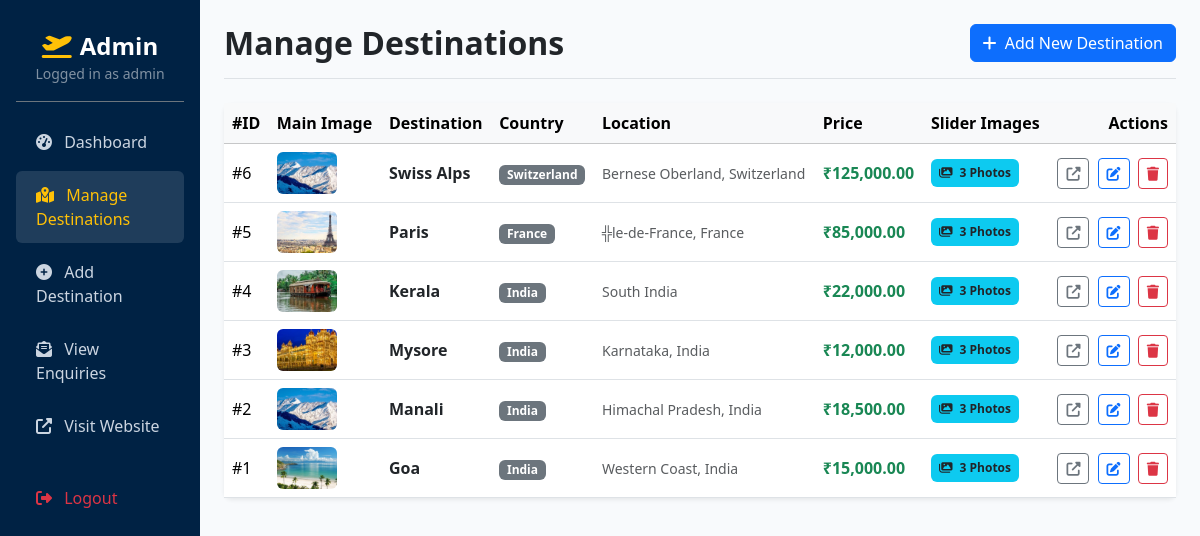
/admin/destinations.php (signed in), run on the app's committed database.
### tables this page shows
CREATE TABLE `destinations` (
  `destination_id` int(11) NOT NULL AUTO_INCREMENT,
  `country_name` varchar(100) NOT NULL,
  `destination_name` varchar(150) NOT NULL,
  `location` varchar(150) DEFAULT NULL,
  `description` text DEFAULT NULL,
  `attractions` text DEFAULT NULL,
  `best_time_to_visit` varchar(100) DEFAULT NULL,
  `price` decimal(10,2) DEFAULT 0.00,
  `main_image` varchar(255) DEFAULT NULL,
  `created_at` timestamp NOT NULL DEFAULT current_timestamp(),
  PRIMARY KEY (`destination_id`)
);

### admin/destinations.php (the view, shortened to what this page needs)
<?php
require_once '../db.php';
$sql = "SELECT d.*, COUNT(di.image_id) AS gallery_count
        FROM destinations d
        LEFT JOIN destination_images di ON d.destination_id = di.destination_id
        GROUP BY d.destination_id
        ORDER BY d.destination_id DESC";
$result = $conn->query($sql);
?>
<!DOCTYPE html>
<html lang="en">
<head>
    <link href="https://cdn.jsdelivr.net/npm/bootstrap@5.3.2/dist/css/bootstrap.min.css" rel="stylesheet">
    <link rel="stylesheet" href="https://cdnjs.cloudflare.com/ajax/libs/font-awesome/6.4.2/css/all.min.css">
</head>
<body>
<div class="container-fluid">
    <div class="row">
        <div class="col-md-3 col-lg-2 admin-sidebar p-3 d-none d-md-block">
            <div class="text-center py-3 border-bottom border-secondary mb-3">
                <h4 class="fw-bold mb-0 text-white"><i class="fas fa-plane-departure text-warning me-2"></i>Admin</h4>
                <small class="text-white-50">Logged in as <?php echo htmlspecialchars($_SESSION['admin_username']); ?></small>
            </div>
            <nav>
                <a href="index.php"><i class="fas fa-tachometer-alt me-2"></i> Dashboard</a>
                <a href="destinations.php" class="active"><i class="fas fa-map-marked-alt me-2"></i> Manage Destinations</a>
                <a href="add_destination.php"><i class="fas fa-plus-circle me-2"></i> Add Destination</a>
                <a href="enquiries.php"><i class="fas fa-envelope-open-text me-2"></i> View Enquiries</a>
                <a href="../index.php" target="_blank"><i class="fas fa-external-link-alt me-2"></i> Visit Website</a>
                <a href="logout.php" class="text-danger mt-4"><i class="fas fa-sign-out-alt me-2"></i> Logout</a>
            </nav>
        </div>
        <div class="col-md-9 col-lg-10 p-4">
            <div class="d-flex justify-content-between align-items-center mb-4 pb-3 border-bottom">
                <h2 class="fw-bold text-dark mb-0">Manage Destinations</h2>
                <a href="add_destination.php" class="btn btn-primary"><i class="fas fa-plus me-1"></i> Add New Destination</a>
            </div>
            <div class="card border-0 shadow-sm rounded-3">
                <div class="table-responsive">
                    <table class="table table-hover align-middle mb-0">
                        <thead class="table-light">
                            <tr>
                                <th>#ID</th>
                                <th>Main Image</th>
                                <th>Destination</th>
                                <th>Country</th>
                                <th>Location</th>
                                <th>Price</th>
                                <th>Slider Images</th>
                                <th class="text-end">Actions</th>
                            </tr>
                        </thead>
                        <tbody>
                            <?php if ($result && $result->num_rows > 0): ?>
                                <?php while($row = $result->fetch_assoc()): ?>
                                    <tr>
                                        <td>#<?php echo $row['destination_id']; ?></td>
                                        <td>
                                            <img src="../<?php echo htmlspecialchars($row['main_image']); ?>"
                                                 alt="Image" class="rounded" style="width: 60px; height: 42px; object-fit: cover;"
                                                 onerror="this.src='../assets/images/goa.jpg';">
                                        </td>
                                        <td class="fw-bold text-dark"><?php echo htmlspecialchars($row['destination_name']); ?></td>
                                        <td><span class="badge bg-secondary"><?php echo htmlspecialchars($row['country_name']); ?></span></td>
                                        <td class="small text-muted"><?php echo htmlspecialchars($row['location'] ?? 'N/A'); ?></td>
                                        <td class="text-success fw-bold">₹<?php echo number_format($row['price'], 2); ?></td>
                                        <td>
                                            <a href="destination_images.php?id=<?php echo $row['destination_id']; ?>" class="badge bg-info text-dark text-decoration-none p-2">
                                                <i class="fas fa-images me-1"></i> <?php echo $row['gallery_count']; ?> Photos
                                            </a>
                                        </td>
                                        <td class="text-end">
                                            <a href="../destination_details.php?id=<?php echo $row['destination_id']; ?>" target="_blank" class="btn btn-sm btn-outline-secondary me-1" title="View Public Page">
                                                <i class="fas fa-external-link-alt"></i>
                                            </a>
                                            <a href="edit_destination.php?id=<?php echo $row['destination_id']; ?>" class="btn btn-sm btn-outline-primary me-1" title="Edit Destination">
                                                <i class="fas fa-edit"></i>
                                            </a>
                                            <a href="delete_destination.php?id=<?php echo $row['destination_id']; ?>" class="btn btn-sm btn-outline-danger"
                                               onclick="return confirm('Delete this destination and its associated slider images?');" title="Delete">
                                                <i class="fas fa-trash"></i>
                                            </a>
                                        </td>
                                    </tr>
                                <?php endwhile; ?>
                            <?php else: ?>
                                <tr><td colspan="8" class="text-center py-4 text-muted">No destinations available. Click "Add New Destination" to create one.</td></tr>
                            <?php endif; ?>
                        </tbody>
                    </table>
                </div>
            </div>
        </div>
    </div>
</div>
</body>
</html>

### admin/destinations.php (style rules this page uses)
body { background-color: #f8fafc; font-family: 'Segoe UI', Tahoma, Geneva, Verdana, sans-serif; }
.admin-sidebar { background: #002244; min-height: 100vh; color: #ffffff; }
.admin-sidebar a { color: #cbd5e1; text-decoration: none; padding: 12px 20px; display: block; border-radius: 6px; margin-bottom: 5px; }
.admin-sidebar a:hover, .admin-sidebar a.active { background: rgba(255, 255, 255, 0.12); color: #ffc107; }

### data on the page
destinations: destination_id "6", main_image (picture), destination_name "Swiss Alps", country_name "Switzerland", location "Bernese Oberland, Switzerland", price "125,000.00", gallery_count "3"
destinations: destination_id "5", main_image (picture), destination_name "Paris", country_name "France", location "╬le-de-France, France", price "85,000.00", gallery_count "3"
destinations: destination_id "4", main_image (picture), destination_name "Kerala", country_name "India", location "South India", price "22,000.00", gallery_count "3"
destinations: destination_id "3", main_image (picture), destination_name "Mysore", country_name "India", location "Karnataka, India", price "12,000.00", gallery_count "3"
destinations: destination_id "2", main_image (picture), destination_name "Manali", country_name "India", location "Himachal Pradesh, India", price "18,500.00", gallery_count "3"
destinations: destination_id "1", main_image (picture), destination_name "Goa", country_name "India", location "Western Coast, India", price "15,000.00", gallery_count "3"

### other printed values
$_SESSION['admin_username'] "admin"
